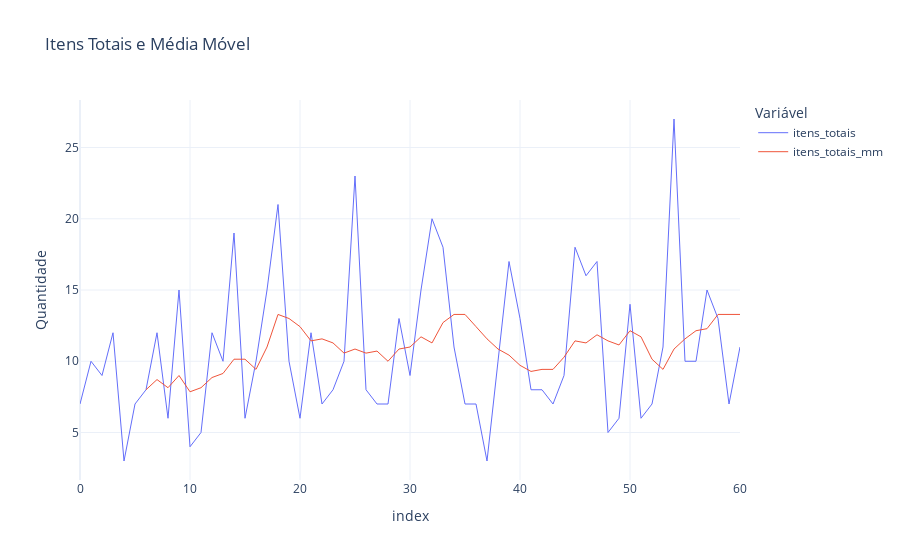
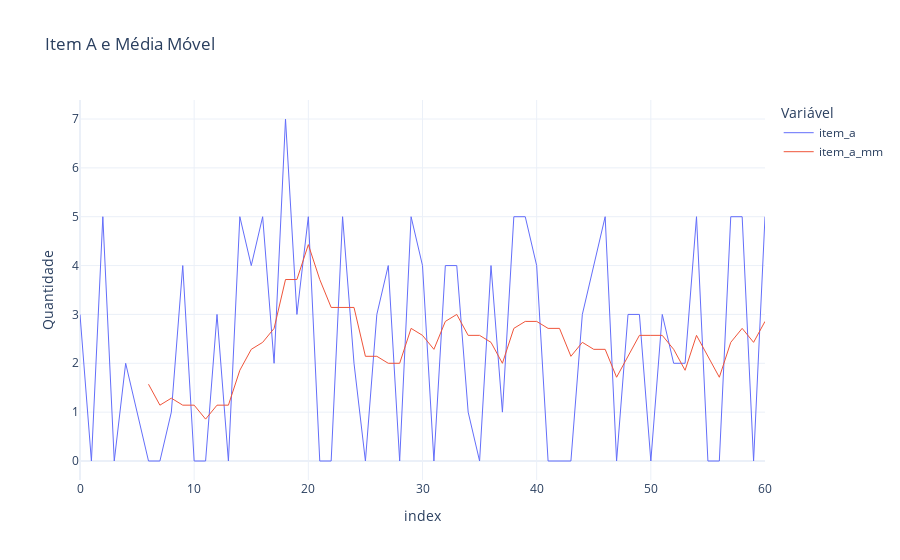
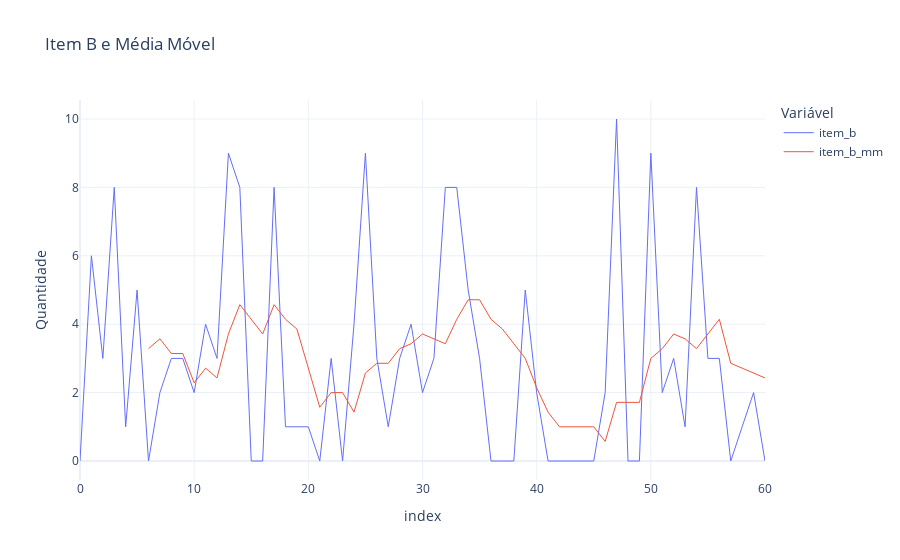
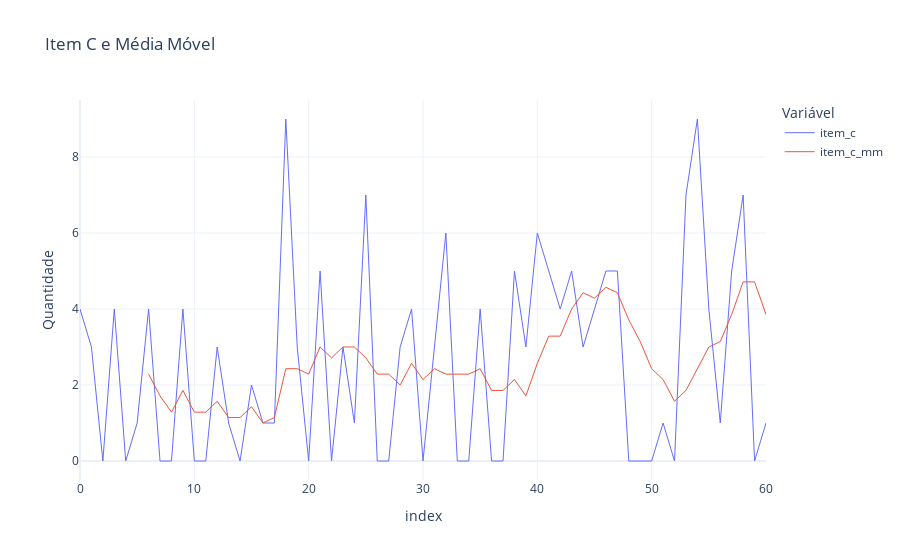

The notebook cell saved with these charts, in order:
### Code cell
# Plotar os gráficos
fig = px.line(df4, x=df4.index, y=['itens_totais', 'itens_totais_mm'], 
              title='Itens Totais e Média Móvel',
              labels={'value': 'Quantidade', 'variable': 'Variável'},
              template='plotly_white')

fig.update_traces(line=dict(width=1))  # Ajustar a largura da linha para a média móvel

fig.show()

fig = px.line(df4, x=df4.index, y=['item_a', 'item_a_mm'], 
              title='Item A e Média Móvel',
              labels={'value': 'Quantidade', 'variable': 'Variável'},
              template='plotly_white')

fig.update_traces(line=dict(width=1))

fig.show()

fig = px.line(df4, x=df4.index, y=['item_b', 'item_b_mm'], 
              title='Item B e Média Móvel',
              labels={'value': 'Quantidade', 'variable': 'Variável'},
              template='plotly_white')

fig.update_traces(line=dict(width=1))

fig.show()

fig = px.line(df4, x=df4.index, y=['item_c', 'item_c_mm'], 
              title='Item C e Média Móvel',
              labels={'value': 'Quantidade', 'variable': 'Variável'},
              template='plotly_white')

fig.update_traces(line=dict(width=1))

fig.show()

fig = px.line(df4, x=df4.index, y=['item_d', 'item_d_mm'], 
              title='Item D e Média Móvel',
              labels={'value': 'Quantidade', 'variable': 'Variável'},
              template='plotly_white')

fig.update_traces(line=dict(width=1))

fig.show()

### Figure 1 — Plotly figure (JSON) as saved in the notebook; plotly's stock layout.template omitted (floating-point values rounded to 4 significant figures)
{"data": [{"hovertemplate": "Variável=itens_totais<br>index=%{x}<br>Quantidade=%{y}<extra></extra>", "legendgroup": "itens_totais", "line": {"color": "#636efa", "dash": "solid", "width": 1}, "marker": {"symbol": "circle"}, "mode": "lines", "name": "itens_totais", "orientation": "v", "showlegend": true, "type": "scatter", "x": [0, 1, 2, 3, 4, 5, 6, 7, 8, 9, 10, 11, 12, 13, 14, 15, 16, 17, 18, 19, 20, 21, 22, 23, 24, 25, 26, 27, 28, 29, 30, 31, 32, 33, 34, 35, 36, 37, 38, 39, 40, 41, 42, 43, 44, 45, 46, 47, 48, 49, 50, 51, 52, 53, 54, 55, 56, 57, 58, 59, 60], "xaxis": "x", "y": [7, 10, 9, 12, 3, 7, 8, 12, 6, 15, 4, 5, 12, 10, 19, 6, 10, 15, 21, 10, 6, 12, 7, 8, 10, 23, 8, 7, 7, 13, 9, 15, 20, 18, 11, 7, 7, 3, 10, 17, 13, 8, 8, 7, 9, 18, 16, 17, 5, 6, 14, 6, 7, 11, 27, 10, 10, 15, 13, 7, 11], "yaxis": "y"}, {"hovertemplate": "Variável=itens_totais_mm<br>index=%{x}<br>Quantidade=%{y}<extra></extra>", "legendgroup": "itens_totais_mm", "line": {"color": "#EF553B", "dash": "solid", "width": 1}, "marker": {"symbol": "circle"}, "mode": "lines", "name": "itens_totais_mm", "orientation": "v", "showlegend": true, "type": "scatter", "x": [0, 1, 2, 3, 4, 5, 6, 7, 8, 9, 10, 11, 12, 13, 14, 15, 16, 17, 18, 19, 20, 21, 22, 23, 24, 25, 26, 27, 28, 29, 30, 31, 32, 33, 34, 35, 36, 37, 38, 39, 40, 41, 42, 43, 44, 45, 46, 47, 48, 49, 50, 51, 52, 53, 54, 55, 56, 57, 58, 59, 60], "xaxis": "x", "y": [null, null, null, null, null, null, 8, 8.714, 8.143, 9, 7.857, 8.143, 8.857, 9.143, 10.14, 10.14, 9.429, 11, 13.29, 13, 12.43, 11.43, 11.57, 11.29, 10.57, 10.86, 10.57, 10.71, 10, 10.86, 11, 11.71, 11.29, 12.71, 13.29, 13.29, 12.43, 11.57, 10.86, 10.43, 9.714, 9.286, 9.429, 9.429, 10.29, 11.43, 11.29, 11.86, 11.43, 11.14, 12.14, 11.71, 10.14, 9.429, 10.86, 11.57, 12.14, 12.29, 13.29, 13.29, 13.29], "yaxis": "y"}], "layout": {"autosize": true, "legend": {"title": {"text": "Variável"}, "tracegroupgap": 0}, "title": {"text": "Itens Totais e Média Móvel"}, "xaxis": {"anchor": "y", "autorange": true, "domain": [0, 1], "range": [0, 60], "title": {"text": "index"}, "type": "linear"}, "yaxis": {"anchor": "x", "autorange": true, "domain": [0, 1], "range": [1.667, 28.33], "title": {"text": "Quantidade"}, "type": "linear"}}}

### Figure 2 — Plotly figure (JSON) as saved in the notebook; plotly's stock layout.template omitted (floating-point values rounded to 4 significant figures)
{"data": [{"hovertemplate": "Variável=item_a<br>index=%{x}<br>Quantidade=%{y}<extra></extra>", "legendgroup": "item_a", "line": {"color": "#636efa", "dash": "solid", "width": 1}, "marker": {"symbol": "circle"}, "mode": "lines", "name": "item_a", "orientation": "v", "showlegend": true, "type": "scatter", "x": [0, 1, 2, 3, 4, 5, 6, 7, 8, 9, 10, 11, 12, 13, 14, 15, 16, 17, 18, 19, 20, 21, 22, 23, 24, 25, 26, 27, 28, 29, 30, 31, 32, 33, 34, 35, 36, 37, 38, 39, 40, 41, 42, 43, 44, 45, 46, 47, 48, 49, 50, 51, 52, 53, 54, 55, 56, 57, 58, 59, 60], "xaxis": "x", "y": [3, 0, 5, 0, 2, 1, 0, 0, 1, 4, 0, 0, 3, 0, 5, 4, 5, 2, 7, 3, 5, 0, 0, 5, 2, 0, 3, 4, 0, 5, 4, 0, 4, 4, 1, 0, 4, 1, 5, 5, 4, 0, 0, 0, 3, 4, 5, 0, 3, 3, 0, 3, 2, 2, 5, 0, 0, 5, 5, 0, 5], "yaxis": "y"}, {"hovertemplate": "Variável=item_a_mm<br>index=%{x}<br>Quantidade=%{y}<extra></extra>", "legendgroup": "item_a_mm", "line": {"color": "#EF553B", "dash": "solid", "width": 1}, "marker": {"symbol": "circle"}, "mode": "lines", "name": "item_a_mm", "orientation": "v", "showlegend": true, "type": "scatter", "x": [0, 1, 2, 3, 4, 5, 6, 7, 8, 9, 10, 11, 12, 13, 14, 15, 16, 17, 18, 19, 20, 21, 22, 23, 24, 25, 26, 27, 28, 29, 30, 31, 32, 33, 34, 35, 36, 37, 38, 39, 40, 41, 42, 43, 44, 45, 46, 47, 48, 49, 50, 51, 52, 53, 54, 55, 56, 57, 58, 59, 60], "xaxis": "x", "y": [null, null, null, null, null, null, 1.571, 1.143, 1.286, 1.143, 1.143, 0.8571, 1.143, 1.143, 1.857, 2.286, 2.429, 2.714, 3.714, 3.714, 4.429, 3.714, 3.143, 3.143, 3.143, 2.143, 2.143, 2, 2, 2.714, 2.571, 2.286, 2.857, 3, 2.571, 2.571, 2.429, 2, 2.714, 2.857, 2.857, 2.714, 2.714, 2.143, 2.429, 2.286, 2.286, 1.714, 2.143, 2.571, 2.571, 2.571, 2.286, 1.857, 2.571, 2.143, 1.714, 2.429, 2.714, 2.429, 2.857], "yaxis": "y"}], "layout": {"autosize": true, "legend": {"title": {"text": "Variável"}, "tracegroupgap": 0}, "title": {"text": "Item A e Média Móvel"}, "xaxis": {"anchor": "y", "autorange": true, "domain": [0, 1], "range": [0, 60], "title": {"text": "index"}, "type": "linear"}, "yaxis": {"anchor": "x", "autorange": true, "domain": [0, 1], "range": [-0.3889, 7.389], "title": {"text": "Quantidade"}, "type": "linear"}}}

### Figure 3 — Plotly figure (JSON) as saved in the notebook; plotly's stock layout.template omitted (floating-point values rounded to 4 significant figures)
{"data": [{"hovertemplate": "Variável=item_b<br>index=%{x}<br>Quantidade=%{y}<extra></extra>", "legendgroup": "item_b", "line": {"color": "#636efa", "dash": "solid", "width": 1}, "marker": {"symbol": "circle"}, "mode": "lines", "name": "item_b", "orientation": "v", "showlegend": true, "type": "scatter", "x": [0, 1, 2, 3, 4, 5, 6, 7, 8, 9, 10, 11, 12, 13, 14, 15, 16, 17, 18, 19, 20, 21, 22, 23, 24, 25, 26, 27, 28, 29, 30, 31, 32, 33, 34, 35, 36, 37, 38, 39, 40, 41, 42, 43, 44, 45, 46, 47, 48, 49, 50, 51, 52, 53, 54, 55, 56, 57, 58, 59, 60], "xaxis": "x", "y": [0, 6, 3, 8, 1, 5, 0, 2, 3, 3, 2, 4, 3, 9, 8, 0, 0, 8, 1, 1, 1, 0, 3, 0, 4, 9, 3, 1, 3, 4, 2, 3, 8, 8, 5, 3, 0, 0, 0, 5, 2, 0, 0, 0, 0, 0, 2, 10, 0, 0, 9, 2, 3, 1, 8, 3, 3, 0, 1, 2, 0], "yaxis": "y"}, {"hovertemplate": "Variável=item_b_mm<br>index=%{x}<br>Quantidade=%{y}<extra></extra>", "legendgroup": "item_b_mm", "line": {"color": "#EF553B", "dash": "solid", "width": 1}, "marker": {"symbol": "circle"}, "mode": "lines", "name": "item_b_mm", "orientation": "v", "showlegend": true, "type": "scatter", "x": [0, 1, 2, 3, 4, 5, 6, 7, 8, 9, 10, 11, 12, 13, 14, 15, 16, 17, 18, 19, 20, 21, 22, 23, 24, 25, 26, 27, 28, 29, 30, 31, 32, 33, 34, 35, 36, 37, 38, 39, 40, 41, 42, 43, 44, 45, 46, 47, 48, 49, 50, 51, 52, 53, 54, 55, 56, 57, 58, 59, 60], "xaxis": "x", "y": [null, null, null, null, null, null, 3.286, 3.571, 3.143, 3.143, 2.286, 2.714, 2.429, 3.714, 4.571, 4.143, 3.714, 4.571, 4.143, 3.857, 2.714, 1.571, 2, 2, 1.429, 2.571, 2.857, 2.857, 3.286, 3.429, 3.714, 3.571, 3.429, 4.143, 4.714, 4.714, 4.143, 3.857, 3.429, 3, 2.143, 1.429, 1, 1, 1, 1, 0.5714, 1.714, 1.714, 1.714, 3, 3.286, 3.714, 3.571, 3.286, 3.714, 4.143, 2.857, 2.714, 2.571, 2.429], "yaxis": "y"}], "layout": {"autosize": true, "legend": {"title": {"text": "Variável"}, "tracegroupgap": 0}, "title": {"text": "Item B e Média Móvel"}, "xaxis": {"anchor": "y", "autorange": true, "domain": [0, 1], "range": [0, 60], "title": {"text": "index"}, "type": "linear"}, "yaxis": {"anchor": "x", "autorange": true, "domain": [0, 1], "range": [-0.5556, 10.56], "title": {"text": "Quantidade"}, "type": "linear"}}}

### Figure 4 — Plotly figure (JSON) as saved in the notebook; plotly's stock layout.template omitted (floating-point values rounded to 4 significant figures)
{"data": [{"hovertemplate": "Variável=item_c<br>index=%{x}<br>Quantidade=%{y}<extra></extra>", "legendgroup": "item_c", "line": {"color": "#636efa", "dash": "solid", "width": 1}, "marker": {"symbol": "circle"}, "mode": "lines", "name": "item_c", "orientation": "v", "showlegend": true, "type": "scatter", "x": [0, 1, 2, 3, 4, 5, 6, 7, 8, 9, 10, 11, 12, 13, 14, 15, 16, 17, 18, 19, 20, 21, 22, 23, 24, 25, 26, 27, 28, 29, 30, 31, 32, 33, 34, 35, 36, 37, 38, 39, 40, 41, 42, 43, 44, 45, 46, 47, 48, 49, 50, 51, 52, 53, 54, 55, 56, 57, 58, 59, 60], "xaxis": "x", "y": [4, 3, 0, 4, 0, 1, 4, 0, 0, 4, 0, 0, 3, 1, 0, 2, 1, 1, 9, 3, 0, 5, 0, 3, 1, 7, 0, 0, 3, 4, 0, 3, 6, 0, 0, 4, 0, 0, 5, 3, 6, 5, 4, 5, 3, 4, 5, 5, 0, 0, 0, 1, 0, 7, 9, 4, 1, 5, 7, 0, 1], "yaxis": "y"}, {"hovertemplate": "Variável=item_c_mm<br>index=%{x}<br>Quantidade=%{y}<extra></extra>", "legendgroup": "item_c_mm", "line": {"color": "#EF553B", "dash": "solid", "width": 1}, "marker": {"symbol": "circle"}, "mode": "lines", "name": "item_c_mm", "orientation": "v", "showlegend": true, "type": "scatter", "x": [0, 1, 2, 3, 4, 5, 6, 7, 8, 9, 10, 11, 12, 13, 14, 15, 16, 17, 18, 19, 20, 21, 22, 23, 24, 25, 26, 27, 28, 29, 30, 31, 32, 33, 34, 35, 36, 37, 38, 39, 40, 41, 42, 43, 44, 45, 46, 47, 48, 49, 50, 51, 52, 53, 54, 55, 56, 57, 58, 59, 60], "xaxis": "x", "y": [null, null, null, null, null, null, 2.286, 1.714, 1.286, 1.857, 1.286, 1.286, 1.571, 1.143, 1.143, 1.429, 1, 1.143, 2.429, 2.429, 2.286, 3, 2.714, 3, 3, 2.714, 2.286, 2.286, 2, 2.571, 2.143, 2.429, 2.286, 2.286, 2.286, 2.429, 1.857, 1.857, 2.143, 1.714, 2.571, 3.286, 3.286, 4, 4.429, 4.286, 4.571, 4.429, 3.714, 3.143, 2.429, 2.143, 1.571, 1.857, 2.429, 3, 3.143, 3.857, 4.714, 4.714, 3.857], "yaxis": "y"}], "layout": {"autosize": true, "legend": {"title": {"text": "Variável"}, "tracegroupgap": 0}, "title": {"text": "Item C e Média Móvel"}, "xaxis": {"anchor": "y", "autorange": true, "domain": [0, 1], "range": [0, 60], "title": {"text": "index"}, "type": "linear"}, "yaxis": {"anchor": "x", "autorange": true, "domain": [0, 1], "range": [-0.5, 9.5], "title": {"text": "Quantidade"}, "type": "linear"}}}
